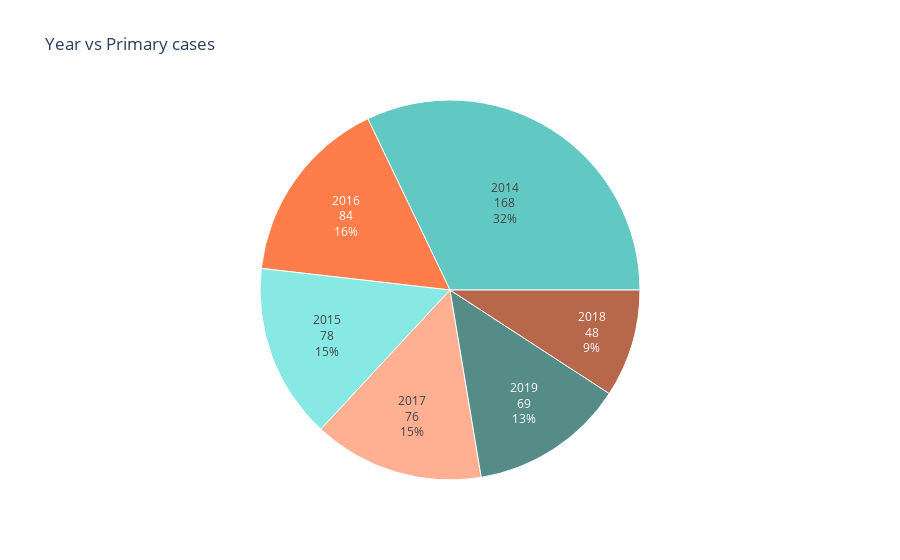

The cell this chart's notebook holds for it:
### Code cell
fig = xp.sunburst(demo, path=['Year'], values='No. of primary cases',
                  color_discrete_sequence=['lightseagreen', 'orangered'], title='Year vs Primary cases')
fig.data[0].textinfo = 'label+text+value+percent root'
fig.show()

### Figure 1 — Plotly figure (JSON) as saved in the notebook; plotly's stock layout.template omitted (floating-point values rounded to 4 significant figures)
{"data": [{"hovertemplate": "labels=%{label}<br>No. of primary cases=%{value}<br>parent=%{parent}<br>id=%{id}<extra></extra>", "domain": {"y": [0, 1], "x": [0, 1]}, "name": "", "values": [168, 78, 84, 76, 48, 69], "labels": ["2014", "2015", "2016", "2017", "2018", "2019"], "ids": ["2014", "2015", "2016", "2017", "2018", "2019"], "branchvalues": "total", "parents": ["", "", "", "", "", ""], "textinfo": "label+text+value+percent root", "type": "sunburst"}], "layout": {"title": {"text": "Year vs Primary cases"}, "legend": {"tracegroupgap": 0}, "sunburstcolorway": ["lightseagreen", "orangered"]}}
